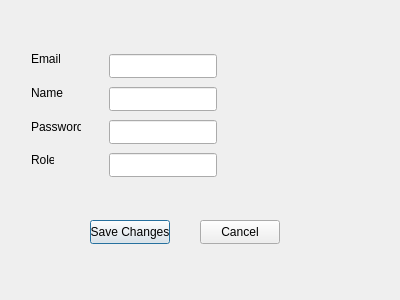
<?xml version="1.0" encoding="UTF-8"?>
<ui version="4.0">
 <class>ShowUserInfomationDialog</class>
 <widget class="QDialog" name="ShowUserInfomationDialog">
  <property name="geometry">
   <rect>
    <x>0</x>
    <y>0</y>
    <width>400</width>
    <height>300</height>
   </rect>
  </property>
  <property name="windowTitle">
   <string>Dialog</string>
  </property>
  <widget class="QLabel" name="labelEmail">
   <property name="geometry">
    <rect>
     <x>31</x>
     <y>51</y>
     <width>29</width>
     <height>16</height>
    </rect>
   </property>
   <property name="text">
    <string>Email</string>
   </property>
  </widget>
  <widget class="QLabel" name="LabelName">
   <property name="geometry">
    <rect>
     <x>31</x>
     <y>85</y>
     <width>32</width>
     <height>16</height>
    </rect>
   </property>
   <property name="text">
    <string>Name</string>
   </property>
  </widget>
  <widget class="QLabel" name="labelPass">
   <property name="geometry">
    <rect>
     <x>31</x>
     <y>119</y>
     <width>50</width>
     <height>16</height>
    </rect>
   </property>
   <property name="text">
    <string>Password</string>
   </property>
  </widget>
  <widget class="QLabel" name="labelRole">
   <property name="geometry">
    <rect>
     <x>31</x>
     <y>152</y>
     <width>23</width>
     <height>16</height>
    </rect>
   </property>
   <property name="text">
    <string>Role</string>
   </property>
  </widget>
  <widget class="QLineEdit" name="lineEditName">
   <property name="geometry">
    <rect>
     <x>109</x>
     <y>87</y>
     <width>108</width>
     <height>24</height>
    </rect>
   </property>
  </widget>
  <widget class="QLineEdit" name="lineEditPass">
   <property name="geometry">
    <rect>
     <x>109</x>
     <y>120</y>
     <width>108</width>
     <height>24</height>
    </rect>
   </property>
  </widget>
  <widget class="QPushButton" name="ptnName">
   <property name="geometry">
    <rect>
     <x>90</x>
     <y>220</y>
     <width>80</width>
     <height>24</height>
    </rect>
   </property>
   <property name="text">
    <string>Save Changes</string>
   </property>
  </widget>
  <widget class="QPushButton" name="ptnButtonCancel">
   <property name="geometry">
    <rect>
     <x>200</x>
     <y>220</y>
     <width>80</width>
     <height>24</height>
    </rect>
   </property>
   <property name="text">
    <string>Cancel</string>
   </property>
  </widget>
  <widget class="QLineEdit" name="lineEditRole">
   <property name="geometry">
    <rect>
     <x>109</x>
     <y>153</y>
     <width>108</width>
     <height>24</height>
    </rect>
   </property>
  </widget>
  <widget class="QLineEdit" name="lineEditEmail">
   <property name="geometry">
    <rect>
     <x>109</x>
     <y>54</y>
     <width>108</width>
     <height>24</height>
    </rect>
   </property>
  </widget>
 </widget>
 <resources/>
 <connections/>
</ui>
